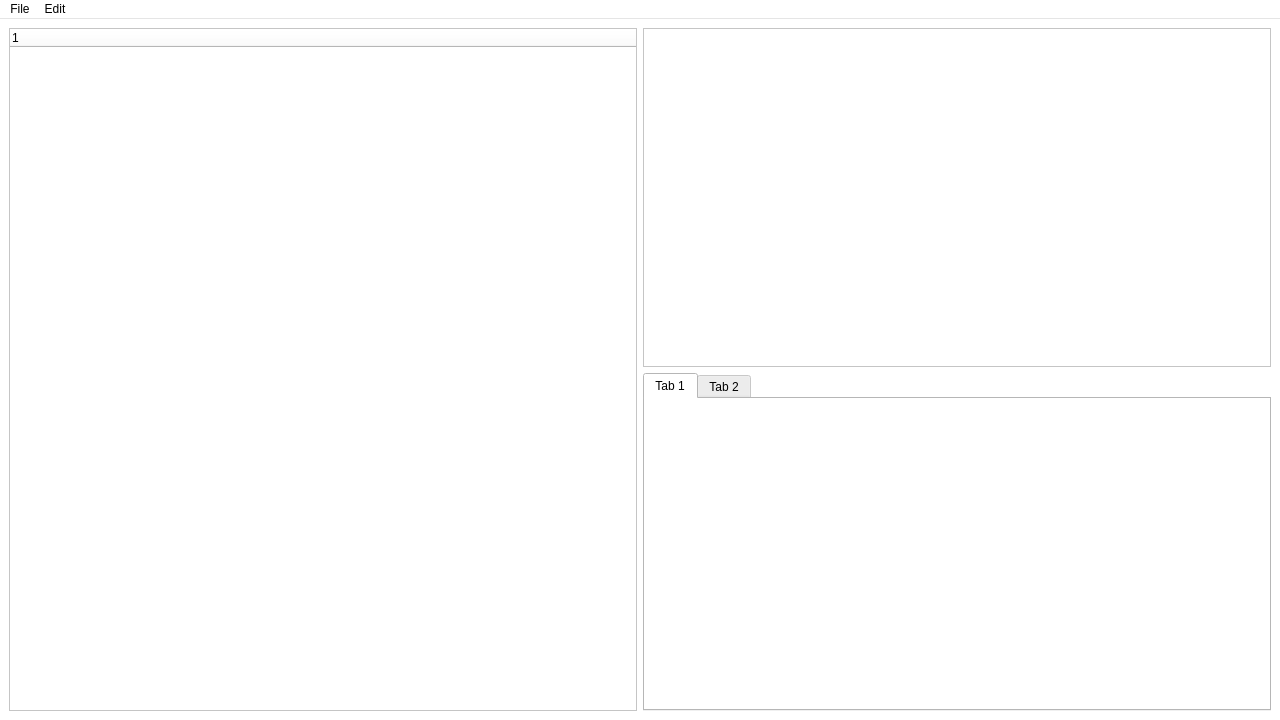
<?xml version="1.0" encoding="UTF-8"?>
<ui version="4.0">
 <class>MainWindow</class>
 <widget class="QMainWindow" name="MainWindow">
  <property name="geometry">
   <rect>
    <x>0</x>
    <y>0</y>
    <width>1280</width>
    <height>720</height>
   </rect>
  </property>
  <property name="minimumSize">
   <size>
    <width>800</width>
    <height>600</height>
   </size>
  </property>
  <property name="palette">
   <palette>
    <active>
     <colorrole role="WindowText">
      <brush brushstyle="SolidPattern">
       <color alpha="255">
        <red>0</red>
        <green>0</green>
        <blue>0</blue>
       </color>
      </brush>
     </colorrole>
     <colorrole role="Button">
      <brush brushstyle="SolidPattern">
       <color alpha="255">
        <red>255</red>
        <green>255</green>
        <blue>255</blue>
       </color>
      </brush>
     </colorrole>
     <colorrole role="Light">
      <brush brushstyle="SolidPattern">
       <color alpha="255">
        <red>255</red>
        <green>255</green>
        <blue>255</blue>
       </color>
      </brush>
     </colorrole>
     <colorrole role="Midlight">
      <brush brushstyle="SolidPattern">
       <color alpha="255">
        <red>255</red>
        <green>255</green>
        <blue>255</blue>
       </color>
      </brush>
     </colorrole>
     <colorrole role="Dark">
      <brush brushstyle="SolidPattern">
       <color alpha="255">
        <red>127</red>
        <green>127</green>
        <blue>127</blue>
       </color>
      </brush>
     </colorrole>
     <colorrole role="Mid">
      <brush brushstyle="SolidPattern">
       <color alpha="255">
        <red>170</red>
        <green>170</green>
        <blue>170</blue>
       </color>
      </brush>
     </colorrole>
     <colorrole role="Text">
      <brush brushstyle="SolidPattern">
       <color alpha="255">
        <red>0</red>
        <green>0</green>
        <blue>0</blue>
       </color>
      </brush>
     </colorrole>
     <colorrole role="BrightText">
      <brush brushstyle="SolidPattern">
       <color alpha="255">
        <red>255</red>
        <green>255</green>
        <blue>255</blue>
       </color>
      </brush>
     </colorrole>
     <colorrole role="ButtonText">
      <brush brushstyle="SolidPattern">
       <color alpha="255">
        <red>0</red>
        <green>0</green>
        <blue>0</blue>
       </color>
      </brush>
     </colorrole>
     <colorrole role="Base">
      <brush brushstyle="SolidPattern">
       <color alpha="255">
        <red>255</red>
        <green>255</green>
        <blue>255</blue>
       </color>
      </brush>
     </colorrole>
     <colorrole role="Window">
      <brush brushstyle="SolidPattern">
       <color alpha="255">
        <red>255</red>
        <green>255</green>
        <blue>255</blue>
       </color>
      </brush>
     </colorrole>
     <colorrole role="Shadow">
      <brush brushstyle="SolidPattern">
       <color alpha="255">
        <red>0</red>
        <green>0</green>
        <blue>0</blue>
       </color>
      </brush>
     </colorrole>
     <colorrole role="AlternateBase">
      <brush brushstyle="SolidPattern">
       <color alpha="255">
        <red>255</red>
        <green>255</green>
        <blue>255</blue>
       </color>
      </brush>
     </colorrole>
     <colorrole role="ToolTipBase">
      <brush brushstyle="SolidPattern">
       <color alpha="255">
        <red>255</red>
        <green>255</green>
        <blue>220</blue>
       </color>
      </brush>
     </colorrole>
     <colorrole role="ToolTipText">
      <brush brushstyle="SolidPattern">
       <color alpha="255">
        <red>0</red>
        <green>0</green>
        <blue>0</blue>
       </color>
      </brush>
     </colorrole>
     <colorrole role="PlaceholderText">
      <brush brushstyle="SolidPattern">
       <color alpha="127">
        <red>0</red>
        <green>0</green>
        <blue>0</blue>
       </color>
      </brush>
     </colorrole>
    </active>
    <inactive>
     <colorrole role="WindowText">
      <brush brushstyle="SolidPattern">
       <color alpha="255">
        <red>0</red>
        <green>0</green>
        <blue>0</blue>
       </color>
      </brush>
     </colorrole>
     <colorrole role="Button">
      <brush brushstyle="SolidPattern">
       <color alpha="255">
        <red>255</red>
        <green>255</green>
        <blue>255</blue>
       </color>
      </brush>
     </colorrole>
     <colorrole role="Light">
      <brush brushstyle="SolidPattern">
       <color alpha="255">
        <red>255</red>
        <green>255</green>
        <blue>255</blue>
       </color>
      </brush>
     </colorrole>
     <colorrole role="Midlight">
      <brush brushstyle="SolidPattern">
       <color alpha="255">
        <red>255</red>
        <green>255</green>
        <blue>255</blue>
       </color>
      </brush>
     </colorrole>
     <colorrole role="Dark">
      <brush brushstyle="SolidPattern">
       <color alpha="255">
        <red>127</red>
        <green>127</green>
        <blue>127</blue>
       </color>
      </brush>
     </colorrole>
     <colorrole role="Mid">
      <brush brushstyle="SolidPattern">
       <color alpha="255">
        <red>170</red>
        <green>170</green>
        <blue>170</blue>
       </color>
      </brush>
     </colorrole>
     <colorrole role="Text">
      <brush brushstyle="SolidPattern">
       <color alpha="255">
        <red>0</red>
        <green>0</green>
        <blue>0</blue>
       </color>
      </brush>
     </colorrole>
     <colorrole role="BrightText">
      <brush brushstyle="SolidPattern">
       <color alpha="255">
        <red>255</red>
        <green>255</green>
        <blue>255</blue>
       </color>
      </brush>
     </colorrole>
     <colorrole role="ButtonText">
      <brush brushstyle="SolidPattern">
       <color alpha="255">
        <red>0</red>
        <green>0</green>
        <blue>0</blue>
       </color>
      </brush>
     </colorrole>
     <colorrole role="Base">
      <brush brushstyle="SolidPattern">
       <color alpha="255">
        <red>255</red>
        <green>255</green>
        <blue>255</blue>
       </color>
      </brush>
     </colorrole>
     <colorrole role="Window">
      <brush brushstyle="SolidPattern">
       <color alpha="255">
        <red>255</red>
        <green>255</green>
        <blue>255</blue>
       </color>
      </brush>
     </colorrole>
     <colorrole role="Shadow">
      <brush brushstyle="SolidPattern">
       <color alpha="255">
        <red>0</red>
        <green>0</green>
        <blue>0</blue>
       </color>
      </brush>
     </colorrole>
     <colorrole role="AlternateBase">
      <brush brushstyle="SolidPattern">
       <color alpha="255">
        <red>255</red>
        <green>255</green>
        <blue>255</blue>
       </color>
      </brush>
     </colorrole>
     <colorrole role="ToolTipBase">
      <brush brushstyle="SolidPattern">
       <color alpha="255">
        <red>255</red>
        <green>255</green>
        <blue>220</blue>
       </color>
      </brush>
     </colorrole>
     <colorrole role="ToolTipText">
      <brush brushstyle="SolidPattern">
       <color alpha="255">
        <red>0</red>
        <green>0</green>
        <blue>0</blue>
       </color>
      </brush>
     </colorrole>
     <colorrole role="PlaceholderText">
      <brush brushstyle="SolidPattern">
       <color alpha="127">
        <red>0</red>
        <green>0</green>
        <blue>0</blue>
       </color>
      </brush>
     </colorrole>
    </inactive>
    <disabled>
     <colorrole role="WindowText">
      <brush brushstyle="SolidPattern">
       <color alpha="255">
        <red>127</red>
        <green>127</green>
        <blue>127</blue>
       </color>
      </brush>
     </colorrole>
     <colorrole role="Button">
      <brush brushstyle="SolidPattern">
       <color alpha="255">
        <red>255</red>
        <green>255</green>
        <blue>255</blue>
       </color>
      </brush>
     </colorrole>
     <colorrole role="Light">
      <brush brushstyle="SolidPattern">
       <color alpha="255">
        <red>255</red>
        <green>255</green>
        <blue>255</blue>
       </color>
      </brush>
     </colorrole>
     <colorrole role="Midlight">
      <brush brushstyle="SolidPattern">
       <color alpha="255">
        <red>255</red>
        <green>255</green>
        <blue>255</blue>
       </color>
      </brush>
     </colorrole>
     <colorrole role="Dark">
      <brush brushstyle="SolidPattern">
       <color alpha="255">
        <red>127</red>
        <green>127</green>
        <blue>127</blue>
       </color>
      </brush>
     </colorrole>
     <colorrole role="Mid">
      <brush brushstyle="SolidPattern">
       <color alpha="255">
        <red>170</red>
        <green>170</green>
        <blue>170</blue>
       </color>
      </brush>
     </colorrole>
     <colorrole role="Text">
      <brush brushstyle="SolidPattern">
       <color alpha="255">
        <red>127</red>
        <green>127</green>
        <blue>127</blue>
       </color>
      </brush>
     </colorrole>
     <colorrole role="BrightText">
      <brush brushstyle="SolidPattern">
       <color alpha="255">
        <red>255</red>
        <green>255</green>
        <blue>255</blue>
       </color>
      </brush>
     </colorrole>
     <colorrole role="ButtonText">
      <brush brushstyle="SolidPattern">
       <color alpha="255">
        <red>127</red>
        <green>127</green>
        <blue>127</blue>
       </color>
      </brush>
     </colorrole>
     <colorrole role="Base">
      <brush brushstyle="SolidPattern">
       <color alpha="255">
        <red>255</red>
        <green>255</green>
        <blue>255</blue>
       </color>
      </brush>
     </colorrole>
     <colorrole role="Window">
      <brush brushstyle="SolidPattern">
       <color alpha="255">
        <red>255</red>
        <green>255</green>
        <blue>255</blue>
       </color>
      </brush>
     </colorrole>
     <colorrole role="Shadow">
      <brush brushstyle="SolidPattern">
       <color alpha="255">
        <red>0</red>
        <green>0</green>
        <blue>0</blue>
       </color>
      </brush>
     </colorrole>
     <colorrole role="AlternateBase">
      <brush brushstyle="SolidPattern">
       <color alpha="255">
        <red>255</red>
        <green>255</green>
        <blue>255</blue>
       </color>
      </brush>
     </colorrole>
     <colorrole role="ToolTipBase">
      <brush brushstyle="SolidPattern">
       <color alpha="255">
        <red>255</red>
        <green>255</green>
        <blue>220</blue>
       </color>
      </brush>
     </colorrole>
     <colorrole role="ToolTipText">
      <brush brushstyle="SolidPattern">
       <color alpha="255">
        <red>0</red>
        <green>0</green>
        <blue>0</blue>
       </color>
      </brush>
     </colorrole>
     <colorrole role="PlaceholderText">
      <brush brushstyle="SolidPattern">
       <color alpha="127">
        <red>127</red>
        <green>127</green>
        <blue>127</blue>
       </color>
      </brush>
     </colorrole>
    </disabled>
   </palette>
  </property>
  <property name="windowTitle">
   <string>Speaker Designer</string>
  </property>
  <widget class="QWidget" name="centralwidget">
   <property name="sizePolicy">
    <sizepolicy hsizetype="Preferred" vsizetype="Preferred">
     <horstretch>0</horstretch>
     <verstretch>0</verstretch>
    </sizepolicy>
   </property>
   <property name="autoFillBackground">
    <bool>false</bool>
   </property>
   <layout class="QHBoxLayout" name="horizontalLayout">
    <item>
     <widget class="TreeWidget" name="treeWidget">
      <column>
       <property name="text">
        <string notr="true">1</string>
       </property>
      </column>
     </widget>
    </item>
    <item>
     <widget class="QSplitter" name="splitter">
      <property name="orientation">
       <enum>Qt::Horizontal</enum>
      </property>
      <widget class="QWidget" name="verticalLayoutWidget">
       <layout class="QVBoxLayout" name="verticalLayout" stretch="0,0">
        <item>
         <widget class="QGraphicsView" name="graphicsView"/>
        </item>
        <item>
         <widget class="QTabWidget" name="tabWidget">
          <property name="currentIndex">
           <number>0</number>
          </property>
          <widget class="BodePlot" name="tab">
           <attribute name="title">
            <string>Tab 1</string>
           </attribute>
          </widget>
          <widget class="QWidget" name="tab_2">
           <attribute name="title">
            <string>Tab 2</string>
           </attribute>
          </widget>
         </widget>
        </item>
       </layout>
      </widget>
     </widget>
    </item>
   </layout>
  </widget>
  <widget class="QMenuBar" name="menubar">
   <property name="geometry">
    <rect>
     <x>0</x>
     <y>0</y>
     <width>1280</width>
     <height>23</height>
    </rect>
   </property>
   <widget class="QMenu" name="menuFile">
    <property name="title">
     <string>File</string>
    </property>
    <addaction name="actionOpen"/>
    <addaction name="actionSave"/>
   </widget>
   <widget class="QMenu" name="menuEdit">
    <property name="title">
     <string>Edit</string>
    </property>
   </widget>
   <addaction name="menuFile"/>
   <addaction name="menuEdit"/>
  </widget>
  <action name="actionOpen">
   <property name="text">
    <string>Open</string>
   </property>
  </action>
  <action name="actionSave">
   <property name="text">
    <string>Save</string>
   </property>
  </action>
 </widget>
 <customwidgets>
  <customwidget>
   <class>BodePlot</class>
   <extends>QWidget</extends>
   <header>bodeplot.h</header>
   <container>1</container>
  </customwidget>
  <customwidget>
   <class>TreeWidget</class>
   <extends>QTreeWidget</extends>
   <header>treewidget.h</header>
  </customwidget>
 </customwidgets>
 <resources/>
 <connections/>
</ui>
